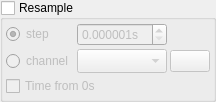
              <widget class="QGroupBox" name="resample_group">
               <property name="title">
                <string>Resample</string>
               </property>
               <property name="checkable">
                <bool>true</bool>
               </property>
               <property name="checked">
                <bool>false</bool>
               </property>
               <layout class="QGridLayout" name="gridLayout_21" columnstretch="0,1,0">
                <property name="leftMargin">
  <number>3</number>
</property>
                <property name="topMargin">
  <number>3</number>
</property>
                <property name="rightMargin">
  <number>3</number>
</property>
                <property name="bottomMargin">
  <number>3</number>
</property>
                <property name="spacing">
  <number>3</number>
</property>
                <item row="0" column="0">
                 <widget class="QRadioButton" name="raster_type_step">
                  <property name="text">
                   <string>step</string>
                  </property>
                  <property name="checked">
                   <bool>true</bool>
                  </property>
                 </widget>
                </item>
                <item row="0" column="1">
                 <widget class="QDoubleSpinBox" name="raster">
                  <property name="sizePolicy">
                   <sizepolicy hsizetype="Expanding" vsizetype="Fixed">
                    <horstretch>0</horstretch>
                    <verstretch>0</verstretch>
                   </sizepolicy>
                  </property>
                  <property name="minimumSize">
                   <size>
                    <width>0</width>
                    <height>0</height>
                   </size>
                  </property>
                  <property name="suffix">
                   <string>s</string>
                  </property>
                  <property name="decimals">
                   <number>6</number>
                  </property>
                  <property name="minimum">
                   <double>0.000001000000000</double>
                  </property>
                 </widget>
                </item>
                <item row="2" column="0">
                 <widget class="QRadioButton" name="raster_type_channel">
                  <property name="text">
                   <string>channel</string>
                  </property>
                 </widget>
                </item>
                <item row="2" column="1">
                 <widget class="QComboBox" name="raster_channel">
                  <property name="enabled">
                   <bool>false</bool>
                  </property>
                  <property name="insertPolicy">
                   <enum>QComboBox::InsertPolicy::InsertAtBottom</enum>
                  </property>
                  <property name="sizeAdjustPolicy">
                   <enum>QComboBox::SizeAdjustPolicy::AdjustToMinimumContentsLengthWithIcon</enum>
                  </property>
                 </widget>
                </item>
                <item row="2" column="2">
                 <widget class="QPushButton" name="raster_search_btn">
                  <property name="toolTip">
                   <string>Search raster channel</string>
                  </property>
                  <property name="text">
                   <string/>
                  </property>
                  <property name="icon">
                   <iconset resource="resource.qrc">
                    <normaloff>:/search.png</normaloff>:/search.png</iconset>
                  </property>
                 </widget>
                </item>
                <item row="3" column="0" colspan="3">
                 <widget class="QCheckBox" name="resample_time_from_zero">
                  <property name="text">
                   <string>Time from 0s</string>
                  </property>
                 </widget>
                </item>
               </layout>
              </widget>
